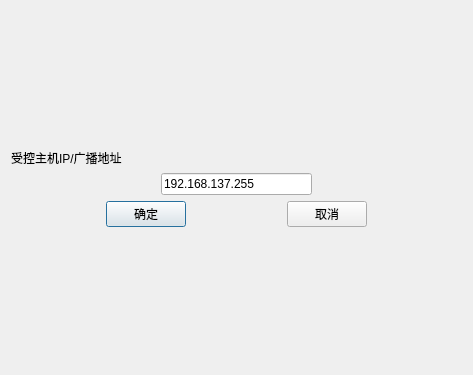
<?xml version="1.0" encoding="UTF-8"?>
<ui version="4.0">
 <class>SetUp</class>
 <widget class="QDialog" name="SetUp">
  <property name="geometry">
   <rect>
    <x>0</x>
    <y>0</y>
    <width>473</width>
    <height>375</height>
   </rect>
  </property>
  <property name="windowTitle">
   <string>Dialog</string>
  </property>
  <layout class="QVBoxLayout" name="verticalLayout">
   <item>
    <spacer name="verticalSpacer">
     <property name="orientation">
      <enum>Qt::Vertical</enum>
     </property>
     <property name="sizeHint" stdset="0">
      <size>
       <width>20</width>
       <height>134</height>
      </size>
     </property>
    </spacer>
   </item>
   <item>
    <widget class="QLabel" name="label">
     <property name="text">
      <string>受控主机IP/广播地址</string>
     </property>
    </widget>
   </item>
   <item>
    <layout class="QHBoxLayout" name="horizontalLayout">
     <item>
      <spacer name="horizontalSpacer_2">
       <property name="orientation">
        <enum>Qt::Horizontal</enum>
       </property>
       <property name="sizeHint" stdset="0">
        <size>
         <width>40</width>
         <height>20</height>
        </size>
       </property>
      </spacer>
     </item>
     <item>
      <widget class="QLineEdit" name="lineEdit">
       <property name="text">
        <string>192.168.137.255</string>
       </property>
      </widget>
     </item>
     <item>
      <spacer name="horizontalSpacer_3">
       <property name="orientation">
        <enum>Qt::Horizontal</enum>
       </property>
       <property name="sizeHint" stdset="0">
        <size>
         <width>40</width>
         <height>20</height>
        </size>
       </property>
      </spacer>
     </item>
    </layout>
   </item>
   <item>
    <layout class="QHBoxLayout" name="horizontalLayout_2">
     <item>
      <spacer name="horizontalSpacer_4">
       <property name="orientation">
        <enum>Qt::Horizontal</enum>
       </property>
       <property name="sizeHint" stdset="0">
        <size>
         <width>40</width>
         <height>20</height>
        </size>
       </property>
      </spacer>
     </item>
     <item>
      <widget class="QPushButton" name="pushButton">
       <property name="text">
        <string>确定</string>
       </property>
      </widget>
     </item>
     <item>
      <spacer name="horizontalSpacer">
       <property name="orientation">
        <enum>Qt::Horizontal</enum>
       </property>
       <property name="sizeHint" stdset="0">
        <size>
         <width>40</width>
         <height>20</height>
        </size>
       </property>
      </spacer>
     </item>
     <item>
      <widget class="QPushButton" name="pushButton_2">
       <property name="text">
        <string>取消</string>
       </property>
      </widget>
     </item>
     <item>
      <spacer name="horizontalSpacer_5">
       <property name="orientation">
        <enum>Qt::Horizontal</enum>
       </property>
       <property name="sizeHint" stdset="0">
        <size>
         <width>40</width>
         <height>20</height>
        </size>
       </property>
      </spacer>
     </item>
    </layout>
   </item>
   <item>
    <spacer name="verticalSpacer_2">
     <property name="orientation">
      <enum>Qt::Vertical</enum>
     </property>
     <property name="sizeHint" stdset="0">
      <size>
       <width>20</width>
       <height>134</height>
      </size>
     </property>
    </spacer>
   </item>
  </layout>
 </widget>
 <resources/>
 <connections/>
</ui>
